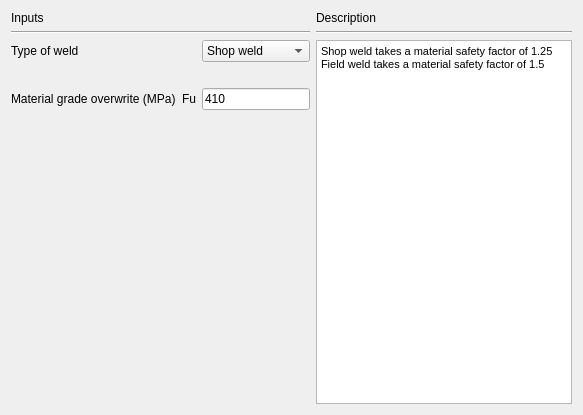
     <widget class="QWidget" name="tab_Weld">
      <attribute name="title">
       <string>Weld</string>
      </attribute>
      <layout class="QGridLayout" name="gridLayout_13">
       <item row="0" column="0">
        <widget class="QLabel" name="label_16">
         <property name="text">
          <string>Inputs</string>
         </property>
        </widget>
       </item>
       <item row="0" column="2" rowspan="4">
        <layout class="QGridLayout" name="gridLayout_7">
         <item row="0" column="0">
          <widget class="QLabel" name="label_17">
           <property name="text">
            <string>Description</string>
           </property>
          </widget>
         </item>
         <item row="1" column="0">
          <widget class="Line" name="line_5">
           <property name="orientation">
            <enum>Qt::Horizontal</enum>
           </property>
          </widget>
         </item>
         <item row="2" column="0">
          <widget class="QTextBrowser" name="textBrowser_weldDescription">
           <property name="minimumSize">
            <size>
             <width>210</width>
             <height>320</height>
            </size>
           </property>
           <property name="html">
            <string>&lt;!DOCTYPE HTML PUBLIC &quot;-//W3C//DTD HTML 4.0//EN&quot; &quot;http://www.w3.org/TR/REC-html40/strict.dtd&quot;&gt;
&lt;html&gt;&lt;head&gt;&lt;meta name=&quot;qrichtext&quot; content=&quot;1&quot; /&gt;&lt;style type=&quot;text/css&quot;&gt;
p, li { white-space: pre-wrap; }
&lt;/style&gt;&lt;/head&gt;&lt;body style=&quot; font-family:'MS Shell Dlg 2'; font-size:7.8pt; font-weight:400; font-style:normal;&quot;&gt;
&lt;p align=&quot;justify&quot; style=&quot; margin-top:0px; margin-bottom:0px; margin-left:0px; margin-right:0px; -qt-block-indent:0; text-indent:0px;&quot;&gt;&lt;span style=&quot; font-size:8pt;&quot;&gt;Shop weld takes a material safety factor of 1.25&lt;/span&gt;&lt;/p&gt;
&lt;p align=&quot;justify&quot; style=&quot; margin-top:0px; margin-bottom:0px; margin-left:0px; margin-right:0px; -qt-block-indent:0; text-indent:0px;&quot;&gt;&lt;span style=&quot; font-size:8pt;&quot;&gt;Field weld takes a material safety factor of 1.5&lt;/span&gt;&lt;/p&gt;&lt;/body&gt;&lt;/html&gt;</string>
           </property>
          </widget>
         </item>
        </layout>
       </item>
       <item row="1" column="0" colspan="2">
        <widget class="Line" name="line_8">
         <property name="orientation">
          <enum>Qt::Horizontal</enum>
         </property>
        </widget>
       </item>
       <item row="2" column="0" colspan="2">
        <layout class="QGridLayout" name="gridLayout_3">
         <item row="2" column="0">
          <widget class="QLabel" name="label_6">
           <property name="text">
            <string>Material grade overwrite (MPa)</string>
           </property>
          </widget>
         </item>
         <item row="0" column="2">
          <widget class="QComboBox" name="combo_weldType">
           <item>
            <property name="text">
             <string>Shop weld</string>
            </property>
           </item>
           <item>
            <property name="text">
             <string>Field weld</string>
            </property>
           </item>
          </widget>
         </item>
         <item row="0" column="0">
          <widget class="QLabel" name="label_22">
           <property name="text">
            <string>Type of weld</string>
           </property>
          </widget>
         </item>
         <item row="1" column="0">
          <widget class="QLabel" name="label_27">
           <property name="text">
            <string/>
           </property>
          </widget>
         </item>
         <item row="2" column="2">
          <widget class="QLineEdit" name="txt_weldFu">
           <property name="text">
            <string>410</string>
           </property>
           <property name="alignment">
            <set>Qt::AlignLeading|Qt::AlignLeft|Qt::AlignVCenter</set>
           </property>
          </widget>
         </item>
         <item row="2" column="1">
          <widget class="QLabel" name="label_10">
           <property name="text">
            <string>Fu</string>
           </property>
          </widget>
         </item>
        </layout>
       </item>
       <item row="3" column="1">
        <spacer name="verticalSpacer_2">
         <property name="orientation">
          <enum>Qt::Vertical</enum>
         </property>
         <property name="sizeHint" stdset="0">
          <size>
           <width>20</width>
           <height>288</height>
          </size>
         </property>
        </spacer>
       </item>
      </layout>
     </widget>
